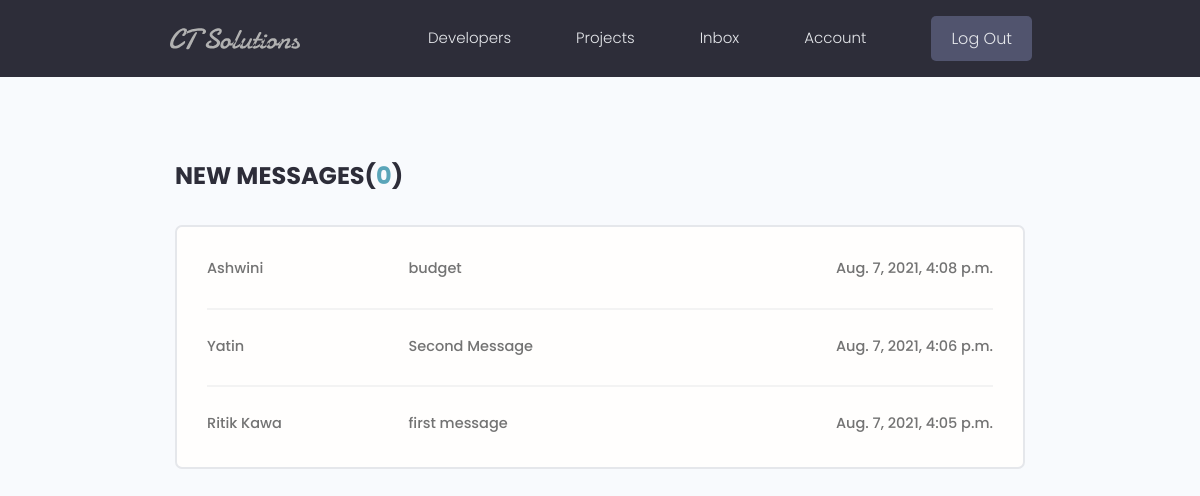
/inbox (signed in), run on an earlier commit of the app's database.
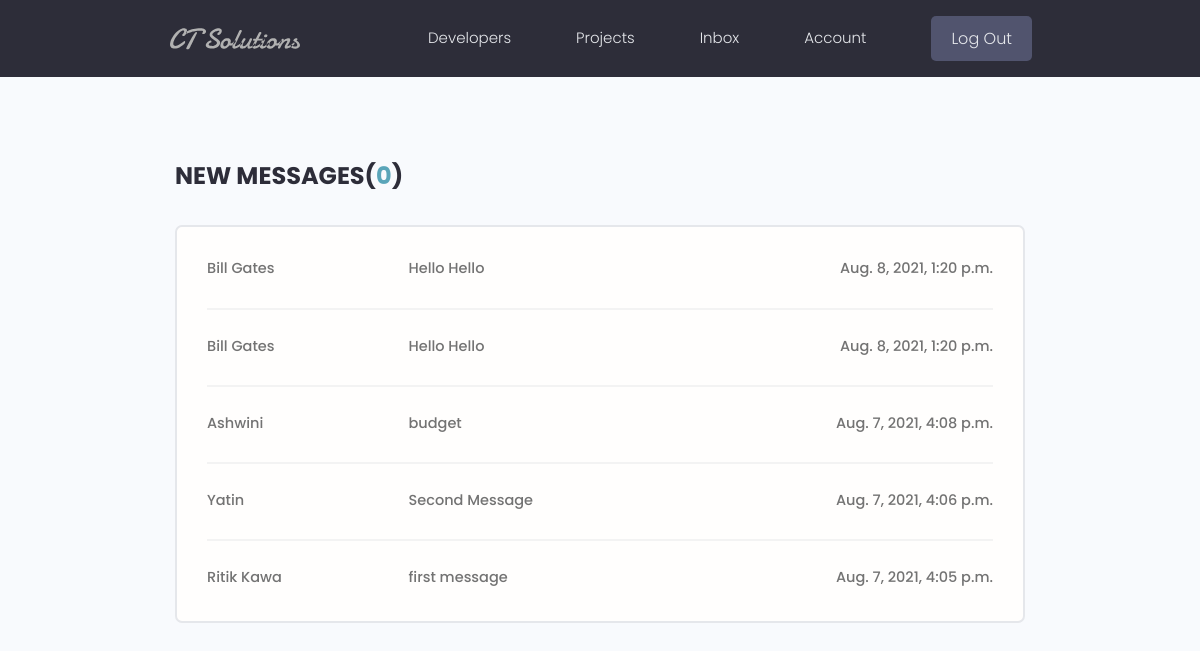
And on a later commit of the database.
### users/models.py (models this page shows, shortened)
class Message(models.Model):
    sender = models.ForeignKey(Profile, on_delete=models.SET_NULL, null=True, blank=True)
    recipient = models.ForeignKey(Profile, on_delete=models.SET_NULL, null=True, blank=True, related_name="messages")
    name = models.CharField(max_length=200, null=True, blank=True)
    email = models.EmailField(max_length=200, null=True, blank=True)
    subject = models.CharField(max_length=200, null=True, blank=True)
    body = models.TextField()
    is_read = models.BooleanField(default=False, null=True)
    created = models.DateTimeField(auto_now_add=True)
    id = models.UUIDField(default = uuid.uuid4, unique = True, primary_key=True, editable=False)
    class Meta:
        ordering = ['is_read', '-created']

### users/views.py (the view)
# urls.py: path('inbox', views.inbox, name="inbox"),
@login_required(login_url='login')
def inbox(request):
    profile = request.user.profile
    messageRequests = profile.messages.all()
    unreadCount = messageRequests.filter(is_read=False).count()
    context = {'messageRequests':messageRequests, 'unreadCount':unreadCount}
    return render(request, 'users/inbox.html', context)

### users/templates/users/inbox.html
{% extends 'main.html' %}
{% block content %}
  <main class="inbox my-xl">
    <div class="content-box">
      <h3 class="inbox__title">New Messages(<span>{{unreadCount}}</span>)</h3>
      <ul class="messages">
        {% for message in messageRequests %}
        {% if message.is_read %}
        <li class="message">
        {% else %}
        <li class="message message--unread">
        {% endif %}
          <a href="{% url 'message' message.id %}">
            <span class="message__author">{{message.name}}</span>
            <span class="message__subject">{{message.subject}}</span>
            <span class="message__date">{{message.created}}</span>
          </a>
        </li>
        {% endfor %}
      </ul>
    </div>
  </main>
</body>
{% endblock content %}

What changed in the data, as far as the page shows it:
added Message: name "Bill Gates", subject "Hello Hello", created "Aug. 8, 2021, 1:20 p.m."
added Message: name "Bill Gates", subject "Hello Hello", created "Aug. 8, 2021, 1:20 p.m."
